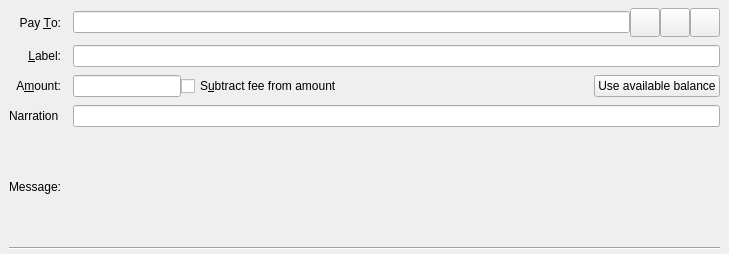
<?xml version="1.0" encoding="UTF-8"?>
<ui version="4.0">
 <class>SendCoinsEntry</class>
 <widget class="QStackedWidget" name="SendCoinsEntry">
  <property name="geometry">
   <rect>
    <x>0</x>
    <y>0</y>
    <width>729</width>
    <height>254</height>
   </rect>
  </property>
  <property name="focusPolicy">
   <enum>Qt::TabFocus</enum>
  </property>
  <property name="autoFillBackground">
   <bool>false</bool>
  </property>
  <widget class="QFrame" name="SendCoins">
   <property name="toolTip">
    <string>This is a normal payment.</string>
   </property>
   <property name="frameShape">
    <enum>QFrame::NoFrame</enum>
   </property>
   <layout class="QGridLayout" name="gridLayout">
    <property name="topMargin">
     <number>8</number>
    </property>
    <property name="bottomMargin">
     <number>4</number>
    </property>
    <property name="horizontalSpacing">
     <number>12</number>
    </property>
    <property name="verticalSpacing">
     <number>8</number>
    </property>
    <item row="4" column="0">
     <widget class="QLabel" name="lblNarration">
      <property name="text">
       <string>Narration</string>
      </property>
     </widget>
    </item>
    <item row="0" column="0">
     <widget class="QLabel" name="payToLabel">
      <property name="text">
       <string>Pay &amp;To:</string>
      </property>
      <property name="alignment">
       <set>Qt::AlignRight|Qt::AlignTrailing|Qt::AlignVCenter</set>
      </property>
      <property name="buddy">
       <cstring>payTo</cstring>
      </property>
     </widget>
    </item>
    <item row="3" column="0">
     <widget class="QLabel" name="amountLabel">
      <property name="text">
       <string>A&amp;mount:</string>
      </property>
      <property name="alignment">
       <set>Qt::AlignRight|Qt::AlignTrailing|Qt::AlignVCenter</set>
      </property>
      <property name="buddy">
       <cstring>payAmount</cstring>
      </property>
     </widget>
    </item>
    <item row="0" column="1">
     <layout class="QHBoxLayout" name="payToLayout">
      <property name="spacing">
       <number>0</number>
      </property>
      <item>
       <widget class="QValidatedLineEdit" name="payTo">
        <property name="toolTip">
         <string>The Efin address to send the payment to</string>
        </property>
       </widget>
      </item>
      <item>
       <widget class="QToolButton" name="addressBookButton">
        <property name="toolTip">
         <string>Choose previously used address</string>
        </property>
        <property name="text">
         <string/>
        </property>
        <property name="icon">
         <iconset resource="../bitcoin.qrc">
          <normaloff>:/icons/address-book</normaloff>:/icons/address-book</iconset>
        </property>
        <property name="iconSize">
         <size>
          <width>22</width>
          <height>22</height>
         </size>
        </property>
        <property name="shortcut">
         <string>Alt+A</string>
        </property>
       </widget>
      </item>
      <item>
       <widget class="QToolButton" name="pasteButton">
        <property name="toolTip">
         <string>Paste address from clipboard</string>
        </property>
        <property name="text">
         <string/>
        </property>
        <property name="icon">
         <iconset resource="../bitcoin.qrc">
          <normaloff>:/icons/editpaste</normaloff>:/icons/editpaste</iconset>
        </property>
        <property name="iconSize">
         <size>
          <width>22</width>
          <height>22</height>
         </size>
        </property>
        <property name="shortcut">
         <string>Alt+P</string>
        </property>
       </widget>
      </item>
      <item>
       <widget class="QToolButton" name="deleteButton">
        <property name="toolTip">
         <string>Remove this entry</string>
        </property>
        <property name="text">
         <string/>
        </property>
        <property name="icon">
         <iconset resource="../bitcoin.qrc">
          <normaloff>:/icons/remove</normaloff>:/icons/remove</iconset>
        </property>
        <property name="iconSize">
         <size>
          <width>22</width>
          <height>22</height>
         </size>
        </property>
       </widget>
      </item>
     </layout>
    </item>
    <item row="1" column="1">
     <widget class="QLineEdit" name="addAsLabel">
      <property name="toolTip">
       <string>Enter a label for this address to add it to the list of used addresses</string>
      </property>
     </widget>
    </item>
    <item row="1" column="0">
     <widget class="QLabel" name="labellLabel">
      <property name="text">
       <string>&amp;Label:</string>
      </property>
      <property name="alignment">
       <set>Qt::AlignRight|Qt::AlignTrailing|Qt::AlignVCenter</set>
      </property>
      <property name="buddy">
       <cstring>addAsLabel</cstring>
      </property>
     </widget>
    </item>
    <item row="3" column="1">
     <layout class="QHBoxLayout" name="horizontalLayoutAmount" stretch="0,1,0">
      <item>
       <widget class="BitcoinAmountField" name="payAmount"/>
      </item>
      <item>
       <widget class="QCheckBox" name="checkboxSubtractFeeFromAmount">
        <property name="toolTip">
         <string>The fee will be deducted from the amount being sent. The recipient will receive less efin than you enter in the amount field. If multiple recipients are selected, the fee is split equally.</string>
        </property>
        <property name="text">
         <string>S&amp;ubtract fee from amount</string>
        </property>
       </widget>
      </item>
      <item>
       <widget class="QPushButton" name="useAvailableBalanceButton">
        <property name="text">
         <string>Use available balance</string>
        </property>
       </widget>
      </item>
     </layout>
    </item>
    <item row="4" column="1">
     <widget class="QLineEdit" name="edtNarration">
      <property name="toolTip">
       <string>A short message sent over the Efin network, encrypted if sending to a stealth address or in a blind or anon transaction.</string>
      </property>
      <property name="maxLength">
       <number>24</number>
      </property>
     </widget>
    </item>
    <item row="5" column="0">
     <widget class="QLabel" name="messageLabel">
      <property name="text">
       <string>Message:</string>
      </property>
      <property name="alignment">
       <set>Qt::AlignRight|Qt::AlignTrailing|Qt::AlignVCenter</set>
      </property>
     </widget>
    </item>
    <item row="5" column="1">
     <widget class="QLabel" name="messageTextLabel">
      <property name="toolTip">
       <string>A message that was attached to the efin: URI which will be stored with the transaction for your reference. Note: This message will not be sent over the Efin network.</string>
      </property>
      <property name="textFormat">
       <enum>Qt::PlainText</enum>
      </property>
     </widget>
    </item>
    <item row="6" column="0" colspan="2">
     <widget class="Line" name="line">
      <property name="orientation">
       <enum>Qt::Horizontal</enum>
      </property>
     </widget>
    </item>
   </layout>
  </widget>
  <widget class="QFrame" name="SendCoins_UnauthenticatedPaymentRequest">
   <property name="palette">
    <palette>
     <active>
      <colorrole role="WindowText">
       <brush brushstyle="SolidPattern">
        <color alpha="255">
         <red>0</red>
         <green>0</green>
         <blue>0</blue>
        </color>
       </brush>
      </colorrole>
      <colorrole role="Button">
       <brush brushstyle="SolidPattern">
        <color alpha="255">
         <red>255</red>
         <green>255</green>
         <blue>127</blue>
        </color>
       </brush>
      </colorrole>
      <colorrole role="Light">
       <brush brushstyle="SolidPattern">
        <color alpha="255">
         <red>255</red>
         <green>255</green>
         <blue>255</blue>
        </color>
       </brush>
      </colorrole>
      <colorrole role="Midlight">
       <brush brushstyle="SolidPattern">
        <color alpha="255">
         <red>255</red>
         <green>255</green>
         <blue>191</blue>
        </color>
       </brush>
      </colorrole>
      <colorrole role="Dark">
       <brush brushstyle="SolidPattern">
        <color alpha="255">
         <red>127</red>
         <green>127</green>
         <blue>63</blue>
        </color>
       </brush>
      </colorrole>
      <colorrole role="Mid">
       <brush brushstyle="SolidPattern">
        <color alpha="255">
         <red>170</red>
         <green>170</green>
         <blue>84</blue>
        </color>
       </brush>
      </colorrole>
      <colorrole role="Text">
       <brush brushstyle="SolidPattern">
        <color alpha="255">
         <red>0</red>
         <green>0</green>
         <blue>0</blue>
        </color>
       </brush>
      </colorrole>
      <colorrole role="BrightText">
       <brush brushstyle="SolidPattern">
        <color alpha="255">
         <red>255</red>
         <green>255</green>
         <blue>255</blue>
        </color>
       </brush>
      </colorrole>
      <colorrole role="ButtonText">
       <brush brushstyle="SolidPattern">
        <color alpha="255">
         <red>0</red>
         <green>0</green>
         <blue>0</blue>
        </color>
       </brush>
      </colorrole>
      <colorrole role="Base">
       <brush brushstyle="SolidPattern">
        <color alpha="255">
         <red>255</red>
         <green>255</green>
         <blue>255</blue>
        </color>
       </brush>
      </colorrole>
      <colorrole role="Window">
       <brush brushstyle="SolidPattern">
        <color alpha="255">
         <red>255</red>
         <green>255</green>
         <blue>127</blue>
        </color>
       </brush>
      </colorrole>
      <colorrole role="Shadow">
       <brush brushstyle="SolidPattern">
        <color alpha="255">
         <red>0</red>
         <green>0</green>
         <blue>0</blue>
        </color>
       </brush>
      </colorrole>
      <colorrole role="AlternateBase">
       <brush brushstyle="SolidPattern">
        <color alpha="255">
         <red>255</red>
         <green>255</green>
         <blue>191</blue>
        </color>
       </brush>
      </colorrole>
      <colorrole role="ToolTipBase">
       <brush brushstyle="SolidPattern">
        <color alpha="255">
         <red>255</red>
         <green>255</green>
         <blue>220</blue>
        </color>
       </brush>
      </colorrole>
      <colorrole role="ToolTipText">
       <brush brushstyle="SolidPattern">
        <color alpha="255">
         <red>0</red>
         <green>0</green>
         <blue>0</blue>
        </color>
       </brush>
      </colorrole>
     </active>
     <inactive>
      <colorrole role="WindowText">
       <brush brushstyle="SolidPattern">
        <color alpha="255">
         <red>0</red>
         <green>0</green>
         <blue>0</blue>
        </color>
       </brush>
      </colorrole>
      <colorrole role="Button">
       <brush brushstyle="SolidPattern">
        <color alpha="255">
         <red>255</red>
         <green>255</green>
         <blue>127</blue>
        </color>
       </brush>
      </colorrole>
      <colorrole role="Light">
       <brush brushstyle="SolidPattern">
        <color alpha="255">
         <red>255</red>
         <green>255</green>
         <blue>255</blue>
        </color>
       </brush>
      </colorrole>
      <colorrole role="Midlight">
       <brush brushstyle="SolidPattern">
        <color alpha="255">
         <red>255</red>
         <green>255</green>
         <blue>191</blue>
        </color>
       </brush>
      </colorrole>
      <colorrole role="Dark">
       <brush brushstyle="SolidPattern">
        <color alpha="255">
         <red>127</red>
         <green>127</green>
         <blue>63</blue>
        </color>
       </brush>
      </colorrole>
      <colorrole role="Mid">
       <brush brushstyle="SolidPattern">
        <color alpha="255">
         <red>170</red>
         <green>170</green>
         <blue>84</blue>
        </color>
       </brush>
      </colorrole>
      <colorrole role="Text">
       <brush brushstyle="SolidPattern">
        <color alpha="255">
         <red>0</red>
         <green>0</green>
         <blue>0</blue>
        </color>
       </brush>
      </colorrole>
      <colorrole role="BrightText">
       <brush brushstyle="SolidPattern">
        <color alpha="255">
         <red>255</red>
         <green>255</green>
         <blue>255</blue>
        </color>
       </brush>
      </colorrole>
      <colorrole role="ButtonText">
       <brush brushstyle="SolidPattern">
        <color alpha="255">
         <red>0</red>
         <green>0</green>
         <blue>0</blue>
        </color>
       </brush>
      </colorrole>
      <colorrole role="Base">
       <brush brushstyle="SolidPattern">
        <color alpha="255">
         <red>255</red>
         <green>255</green>
         <blue>255</blue>
        </color>
       </brush>
      </colorrole>
      <colorrole role="Window">
       <brush brushstyle="SolidPattern">
        <color alpha="255">
         <red>255</red>
         <green>255</green>
         <blue>127</blue>
        </color>
       </brush>
      </colorrole>
      <colorrole role="Shadow">
       <brush brushstyle="SolidPattern">
        <color alpha="255">
         <red>0</red>
         <green>0</green>
         <blue>0</blue>
        </color>
       </brush>
      </colorrole>
      <colorrole role="AlternateBase">
       <brush brushstyle="SolidPattern">
        <color alpha="255">
         <red>255</red>
         <green>255</green>
         <blue>191</blue>
        </color>
       </brush>
      </colorrole>
      <colorrole role="ToolTipBase">
       <brush brushstyle="SolidPattern">
        <color alpha="255">
         <red>255</red>
         <green>255</green>
         <blue>220</blue>
        </color>
       </brush>
      </colorrole>
      <colorrole role="ToolTipText">
       <brush brushstyle="SolidPattern">
        <color alpha="255">
         <red>0</red>
         <green>0</green>
         <blue>0</blue>
        </color>
       </brush>
      </colorrole>
     </inactive>
     <disabled>
      <colorrole role="WindowText">
       <brush brushstyle="SolidPattern">
        <color alpha="255">
         <red>127</red>
         <green>127</green>
         <blue>63</blue>
        </color>
       </brush>
      </colorrole>
      <colorrole role="Button">
       <brush brushstyle="SolidPattern">
        <color alpha="255">
         <red>255</red>
         <green>255</green>
         <blue>127</blue>
        </color>
       </brush>
      </colorrole>
      <colorrole role="Light">
       <brush brushstyle="SolidPattern">
        <color alpha="255">
         <red>255</red>
         <green>255</green>
         <blue>255</blue>
        </color>
       </brush>
      </colorrole>
      <colorrole role="Midlight">
       <brush brushstyle="SolidPattern">
        <color alpha="255">
         <red>255</red>
         <green>255</green>
         <blue>191</blue>
        </color>
       </brush>
      </colorrole>
      <colorrole role="Dark">
       <brush brushstyle="SolidPattern">
        <color alpha="255">
         <red>127</red>
         <green>127</green>
         <blue>63</blue>
        </color>
       </brush>
      </colorrole>
      <colorrole role="Mid">
       <brush brushstyle="SolidPattern">
        <color alpha="255">
         <red>170</red>
         <green>170</green>
         <blue>84</blue>
        </color>
       </brush>
      </colorrole>
      <colorrole role="Text">
       <brush brushstyle="SolidPattern">
        <color alpha="255">
         <red>127</red>
         <green>127</green>
         <blue>63</blue>
        </color>
       </brush>
      </colorrole>
      <colorrole role="BrightText">
       <brush brushstyle="SolidPattern">
        <color alpha="255">
         <red>255</red>
         <green>255</green>
         <blue>255</blue>
        </color>
       </brush>
      </colorrole>
      <colorrole role="ButtonText">
       <brush brushstyle="SolidPattern">
        <color alpha="255">
         <red>127</red>
         <green>127</green>
         <blue>63</blue>
        </color>
       </brush>
      </colorrole>
      <colorrole role="Base">
       <brush brushstyle="SolidPattern">
        <color alpha="255">
         <red>255</red>
         <green>255</green>
         <blue>127</blue>
        </color>
       </brush>
      </colorrole>
      <colorrole role="Window">
       <brush brushstyle="SolidPattern">
        <color alpha="255">
         <red>255</red>
         <green>255</green>
         <blue>127</blue>
        </color>
       </brush>
      </colorrole>
      <colorrole role="Shadow">
       <brush brushstyle="SolidPattern">
        <color alpha="255">
         <red>0</red>
         <green>0</green>
         <blue>0</blue>
        </color>
       </brush>
      </colorrole>
      <colorrole role="AlternateBase">
       <brush brushstyle="SolidPattern">
        <color alpha="255">
         <red>255</red>
         <green>255</green>
         <blue>127</blue>
        </color>
       </brush>
      </colorrole>
      <colorrole role="ToolTipBase">
       <brush brushstyle="SolidPattern">
        <color alpha="255">
         <red>255</red>
         <green>255</green>
         <blue>220</blue>
        </color>
       </brush>
      </colorrole>
      <colorrole role="ToolTipText">
       <brush brushstyle="SolidPattern">
        <color alpha="255">
         <red>0</red>
         <green>0</green>
         <blue>0</blue>
        </color>
       </brush>
      </colorrole>
     </disabled>
    </palette>
   </property>
   <property name="toolTip">
    <string>This is an unauthenticated payment request.</string>
   </property>
   <property name="autoFillBackground">
    <bool>true</bool>
   </property>
   <property name="frameShape">
    <enum>QFrame::NoFrame</enum>
   </property>
   <layout class="QGridLayout" name="gridLayout_is">
    <property name="spacing">
     <number>12</number>
    </property>
    <item row="0" column="0">
     <widget class="QLabel" name="payToLabel_is">
      <property name="text">
       <string>Pay To:</string>
      </property>
      <property name="alignment">
       <set>Qt::AlignRight|Qt::AlignTrailing|Qt::AlignVCenter</set>
      </property>
     </widget>
    </item>
    <item row="0" column="1">
     <layout class="QHBoxLayout" name="payToLayout_is">
      <property name="spacing">
       <number>0</number>
      </property>
      <item>
       <widget class="QLabel" name="payTo_is"/>
      </item>
      <item>
       <widget class="QToolButton" name="deleteButton_is">
        <property name="toolTip">
         <string>Remove this entry</string>
        </property>
        <property name="text">
         <string/>
        </property>
        <property name="icon">
         <iconset resource="../bitcoin.qrc">
          <normaloff>:/icons/remove</normaloff>:/icons/remove</iconset>
        </property>
       </widget>
      </item>
     </layout>
    </item>
    <item row="1" column="0">
     <widget class="QLabel" name="memoLabel_is">
      <property name="text">
       <string>Memo:</string>
      </property>
      <property name="alignment">
       <set>Qt::AlignRight|Qt::AlignTrailing|Qt::AlignVCenter</set>
      </property>
     </widget>
    </item>
    <item row="1" column="1">
     <widget class="QLabel" name="memoTextLabel_is">
      <property name="textFormat">
       <enum>Qt::PlainText</enum>
      </property>
     </widget>
    </item>
    <item row="2" column="0">
     <widget class="QLabel" name="amountLabel_is">
      <property name="text">
       <string>A&amp;mount:</string>
      </property>
      <property name="alignment">
       <set>Qt::AlignRight|Qt::AlignTrailing|Qt::AlignVCenter</set>
      </property>
      <property name="buddy">
       <cstring>payAmount_is</cstring>
      </property>
     </widget>
    </item>
    <item row="2" column="1">
     <widget class="BitcoinAmountField" name="payAmount_is">
      <property name="acceptDrops">
       <bool>false</bool>
      </property>
     </widget>
    </item>
   </layout>
  </widget>
  <widget class="QFrame" name="SendCoins_AuthenticatedPaymentRequest">
   <property name="palette">
    <palette>
     <active>
      <colorrole role="WindowText">
       <brush brushstyle="SolidPattern">
        <color alpha="255">
         <red>0</red>
         <green>0</green>
         <blue>0</blue>
        </color>
       </brush>
      </colorrole>
      <colorrole role="Button">
       <brush brushstyle="SolidPattern">
        <color alpha="255">
         <red>140</red>
         <green>232</green>
         <blue>119</blue>
        </color>
       </brush>
      </colorrole>
      <colorrole role="Light">
       <brush brushstyle="SolidPattern">
        <color alpha="255">
         <red>230</red>
         <green>255</green>
         <blue>224</blue>
        </color>
       </brush>
      </colorrole>
      <colorrole role="Midlight">
       <brush brushstyle="SolidPattern">
        <color alpha="255">
         <red>185</red>
         <green>243</green>
         <blue>171</blue>
        </color>
       </brush>
      </colorrole>
      <colorrole role="Dark">
       <brush brushstyle="SolidPattern">
        <color alpha="255">
         <red>70</red>
         <green>116</green>
         <blue>59</blue>
        </color>
       </brush>
      </colorrole>
      <colorrole role="Mid">
       <brush brushstyle="SolidPattern">
        <color alpha="255">
         <red>93</red>
         <green>155</green>
         <blue>79</blue>
        </color>
       </brush>
      </colorrole>
      <colorrole role="Text">
       <brush brushstyle="SolidPattern">
        <color alpha="255">
         <red>0</red>
         <green>0</green>
         <blue>0</blue>
        </color>
       </brush>
      </colorrole>
      <colorrole role="BrightText">
       <brush brushstyle="SolidPattern">
        <color alpha="255">
         <red>155</red>
         <green>255</green>
         <blue>147</blue>
        </color>
       </brush>
      </colorrole>
      <colorrole role="ButtonText">
       <brush brushstyle="SolidPattern">
        <color alpha="255">
         <red>0</red>
         <green>0</green>
         <blue>0</blue>
        </color>
       </brush>
      </colorrole>
      <colorrole role="Base">
       <brush brushstyle="SolidPattern">
        <color alpha="255">
         <red>119</red>
         <green>255</green>
         <blue>233</blue>
        </color>
       </brush>
      </colorrole>
      <colorrole role="Window">
       <brush brushstyle="SolidPattern">
        <color alpha="255">
         <red>140</red>
         <green>232</green>
         <blue>119</blue>
        </color>
       </brush>
      </colorrole>
      <colorrole role="Shadow">
       <brush brushstyle="SolidPattern">
        <color alpha="255">
         <red>0</red>
         <green>0</green>
         <blue>0</blue>
        </color>
       </brush>
      </colorrole>
      <colorrole role="AlternateBase">
       <brush brushstyle="SolidPattern">
        <color alpha="255">
         <red>197</red>
         <green>243</green>
         <blue>187</blue>
        </color>
       </brush>
      </colorrole>
      <colorrole role="NoRole">
       <brush brushstyle="SolidPattern">
        <color alpha="255">
         <red>125</red>
         <green>194</green>
         <blue>122</blue>
        </color>
       </brush>
      </colorrole>
      <colorrole role="ToolTipBase">
       <brush brushstyle="SolidPattern">
        <color alpha="255">
         <red>255</red>
         <green>255</green>
         <blue>220</blue>
        </color>
       </brush>
      </colorrole>
      <colorrole role="ToolTipText">
       <brush brushstyle="SolidPattern">
        <color alpha="255">
         <red>0</red>
         <green>0</green>
         <blue>0</blue>
        </color>
       </brush>
      </colorrole>
     </active>
     <inactive>
      <colorrole role="WindowText">
       <brush brushstyle="SolidPattern">
        <color alpha="255">
         <red>0</red>
         <green>0</green>
         <blue>0</blue>
        </color>
       </brush>
      </colorrole>
      <colorrole role="Button">
       <brush brushstyle="SolidPattern">
        <color alpha="255">
         <red>140</red>
         <green>232</green>
         <blue>119</blue>
        </color>
       </brush>
      </colorrole>
      <colorrole role="Light">
       <brush brushstyle="SolidPattern">
        <color alpha="255">
         <red>230</red>
         <green>255</green>
         <blue>224</blue>
        </color>
       </brush>
      </colorrole>
      <colorrole role="Midlight">
       <brush brushstyle="SolidPattern">
        <color alpha="255">
         <red>185</red>
         <green>243</green>
         <blue>171</blue>
        </color>
       </brush>
      </colorrole>
      <colorrole role="Dark">
       <brush brushstyle="SolidPattern">
        <color alpha="255">
         <red>70</red>
         <green>116</green>
         <blue>59</blue>
        </color>
       </brush>
      </colorrole>
      <colorrole role="Mid">
       <brush brushstyle="SolidPattern">
        <color alpha="255">
         <red>93</red>
         <green>155</green>
         <blue>79</blue>
        </color>
       </brush>
      </colorrole>
      <colorrole role="Text">
       <brush brushstyle="SolidPattern">
        <color alpha="255">
         <red>0</red>
         <green>0</green>
         <blue>0</blue>
        </color>
       </brush>
      </colorrole>
      <colorrole role="BrightText">
       <brush brushstyle="SolidPattern">
        <color alpha="255">
         <red>155</red>
         <green>255</green>
         <blue>147</blue>
        </color>
       </brush>
      </colorrole>
      <colorrole role="ButtonText">
       <brush brushstyle="SolidPattern">
        <color alpha="255">
         <red>0</red>
         <green>0</green>
         <blue>0</blue>
        </color>
       </brush>
      </colorrole>
      <colorrole role="Base">
       <brush brushstyle="SolidPattern">
        <color alpha="255">
         <red>119</red>
         <green>255</green>
         <blue>233</blue>
        </color>
       </brush>
      </colorrole>
      <colorrole role="Window">
       <brush brushstyle="SolidPattern">
        <color alpha="255">
         <red>140</red>
         <green>232</green>
         <blue>119</blue>
        </color>
       </brush>
      </colorrole>
      <colorrole role="Shadow">
       <brush brushstyle="SolidPattern">
        <color alpha="255">
         <red>0</red>
         <green>0</green>
         <blue>0</blue>
        </color>
       </brush>
      </colorrole>
      <colorrole role="AlternateBase">
       <brush brushstyle="SolidPattern">
        <color alpha="255">
         <red>197</red>
         <green>243</green>
         <blue>187</blue>
        </color>
       </brush>
      </colorrole>
      <colorrole role="NoRole">
       <brush brushstyle="SolidPattern">
        <color alpha="255">
         <red>125</red>
         <green>194</green>
         <blue>122</blue>
        </color>
       </brush>
      </colorrole>
      <colorrole role="ToolTipBase">
       <brush brushstyle="SolidPattern">
        <color alpha="255">
         <red>255</red>
         <green>255</green>
         <blue>220</blue>
        </color>
       </brush>
      </colorrole>
      <colorrole role="ToolTipText">
       <brush brushstyle="SolidPattern">
        <color alpha="255">
         <red>0</red>
         <green>0</green>
         <blue>0</blue>
        </color>
       </brush>
      </colorrole>
     </inactive>
     <disabled>
      <colorrole role="WindowText">
       <brush brushstyle="SolidPattern">
        <color alpha="255">
         <red>70</red>
         <green>116</green>
         <blue>59</blue>
        </color>
       </brush>
      </colorrole>
      <colorrole role="Button">
       <brush brushstyle="SolidPattern">
        <color alpha="255">
         <red>140</red>
         <green>232</green>
         <blue>119</blue>
        </color>
       </brush>
      </colorrole>
      <colorrole role="Light">
       <brush brushstyle="SolidPattern">
        <color alpha="255">
         <red>230</red>
         <green>255</green>
         <blue>224</blue>
        </color>
       </brush>
      </colorrole>
      <colorrole role="Midlight">
       <brush brushstyle="SolidPattern">
        <color alpha="255">
         <red>185</red>
         <green>243</green>
         <blue>171</blue>
        </color>
       </brush>
      </colorrole>
      <colorrole role="Dark">
       <brush brushstyle="SolidPattern">
        <color alpha="255">
         <red>70</red>
         <green>116</green>
         <blue>59</blue>
        </color>
       </brush>
      </colorrole>
      <colorrole role="Mid">
       <brush brushstyle="SolidPattern">
        <color alpha="255">
         <red>93</red>
         <green>155</green>
         <blue>79</blue>
        </color>
       </brush>
      </colorrole>
      <colorrole role="Text">
       <brush brushstyle="SolidPattern">
        <color alpha="255">
         <red>70</red>
         <green>116</green>
         <blue>59</blue>
        </color>
       </brush>
      </colorrole>
      <colorrole role="BrightText">
       <brush brushstyle="SolidPattern">
        <color alpha="255">
         <red>155</red>
         <green>255</green>
         <blue>147</blue>
        </color>
       </brush>
      </colorrole>
      <colorrole role="ButtonText">
       <brush brushstyle="SolidPattern">
        <color alpha="255">
         <red>70</red>
         <green>116</green>
         <blue>59</blue>
        </color>
       </brush>
      </colorrole>
      <colorrole role="Base">
       <brush brushstyle="SolidPattern">
        <color alpha="255">
         <red>140</red>
         <green>232</green>
         <blue>119</blue>
        </color>
       </brush>
      </colorrole>
      <colorrole role="Window">
       <brush brushstyle="SolidPattern">
        <color alpha="255">
         <red>140</red>
         <green>232</green>
         <blue>119</blue>
        </color>
       </brush>
      </colorrole>
      <colorrole role="Shadow">
       <brush brushstyle="SolidPattern">
        <color alpha="255">
         <red>0</red>
         <green>0</green>
         <blue>0</blue>
        </color>
       </brush>
      </colorrole>
      <colorrole role="AlternateBase">
       <brush brushstyle="SolidPattern">
        <color alpha="255">
         <red>140</red>
         <green>232</green>
         <blue>119</blue>
        </color>
       </brush>
      </colorrole>
      <colorrole role="NoRole">
       <brush brushstyle="SolidPattern">
        <color alpha="255">
         <red>125</red>
         <green>194</green>
         <blue>122</blue>
        </color>
       </brush>
      </colorrole>
      <colorrole role="ToolTipBase">
       <brush brushstyle="SolidPattern">
        <color alpha="255">
         <red>255</red>
         <green>255</green>
         <blue>220</blue>
        </color>
       </brush>
      </colorrole>
      <colorrole role="ToolTipText">
       <brush brushstyle="SolidPattern">
        <color alpha="255">
         <red>0</red>
         <green>0</green>
         <blue>0</blue>
        </color>
       </brush>
      </colorrole>
     </disabled>
    </palette>
   </property>
   <property name="toolTip">
    <string>This is an authenticated payment request.</string>
   </property>
   <property name="autoFillBackground">
    <bool>true</bool>
   </property>
   <property name="frameShape">
    <enum>QFrame::NoFrame</enum>
   </property>
   <layout class="QGridLayout" name="gridLayout_s">
    <property name="spacing">
     <number>12</number>
    </property>
    <item row="0" column="0">
     <widget class="QLabel" name="payToLabel_s">
      <property name="text">
       <string>Pay To:</string>
      </property>
      <property name="alignment">
       <set>Qt::AlignRight|Qt::AlignTrailing|Qt::AlignVCenter</set>
      </property>
     </widget>
    </item>
    <item row="0" column="1">
     <layout class="QHBoxLayout" name="payToLayout_s">
      <property name="spacing">
       <number>0</number>
      </property>
      <item>
       <widget class="QLabel" name="payTo_s">
        <property name="textFormat">
         <enum>Qt::PlainText</enum>
        </property>
       </widget>
      </item>
      <item>
       <widget class="QToolButton" name="deleteButton_s">
        <property name="toolTip">
         <string>Remove this entry</string>
        </property>
        <property name="text">
         <string/>
        </property>
        <property name="icon">
         <iconset resource="../bitcoin.qrc">
          <normaloff>:/icons/remove</normaloff>:/icons/remove</iconset>
        </property>
       </widget>
      </item>
     </layout>
    </item>
    <item row="1" column="0">
     <widget class="QLabel" name="memoLabel_s">
      <property name="text">
       <string>Memo:</string>
      </property>
      <property name="alignment">
       <set>Qt::AlignRight|Qt::AlignTrailing|Qt::AlignVCenter</set>
      </property>
     </widget>
    </item>
    <item row="1" column="1">
     <widget class="QLabel" name="memoTextLabel_s">
      <property name="textFormat">
       <enum>Qt::PlainText</enum>
      </property>
     </widget>
    </item>
    <item row="2" column="0">
     <widget class="QLabel" name="amountLabel_s">
      <property name="text">
       <string>A&amp;mount:</string>
      </property>
      <property name="alignment">
       <set>Qt::AlignRight|Qt::AlignTrailing|Qt::AlignVCenter</set>
      </property>
      <property name="buddy">
       <cstring>payAmount_s</cstring>
      </property>
     </widget>
    </item>
    <item row="2" column="1">
     <widget class="BitcoinAmountField" name="payAmount_s">
      <property name="acceptDrops">
       <bool>false</bool>
      </property>
     </widget>
    </item>
   </layout>
  </widget>
 </widget>
 <customwidgets>
  <customwidget>
   <class>QValidatedLineEdit</class>
   <extends>QLineEdit</extends>
   <header>qt/qvalidatedlineedit.h</header>
  </customwidget>
  <customwidget>
   <class>BitcoinAmountField</class>
   <extends>QLineEdit</extends>
   <header>qt/bitcoinamountfield.h</header>
  </customwidget>
 </customwidgets>
 <tabstops>
  <tabstop>payTo</tabstop>
  <tabstop>addressBookButton</tabstop>
  <tabstop>pasteButton</tabstop>
  <tabstop>deleteButton</tabstop>
  <tabstop>addAsLabel</tabstop>
  <tabstop>payAmount</tabstop>
  <tabstop>payAmount_is</tabstop>
  <tabstop>deleteButton_is</tabstop>
  <tabstop>payAmount_s</tabstop>
  <tabstop>edtNarration</tabstop>
  <tabstop>deleteButton_s</tabstop>
 </tabstops>
 <resources>
  <include location="../bitcoin.qrc"/>
 </resources>
 <connections/>
</ui>
